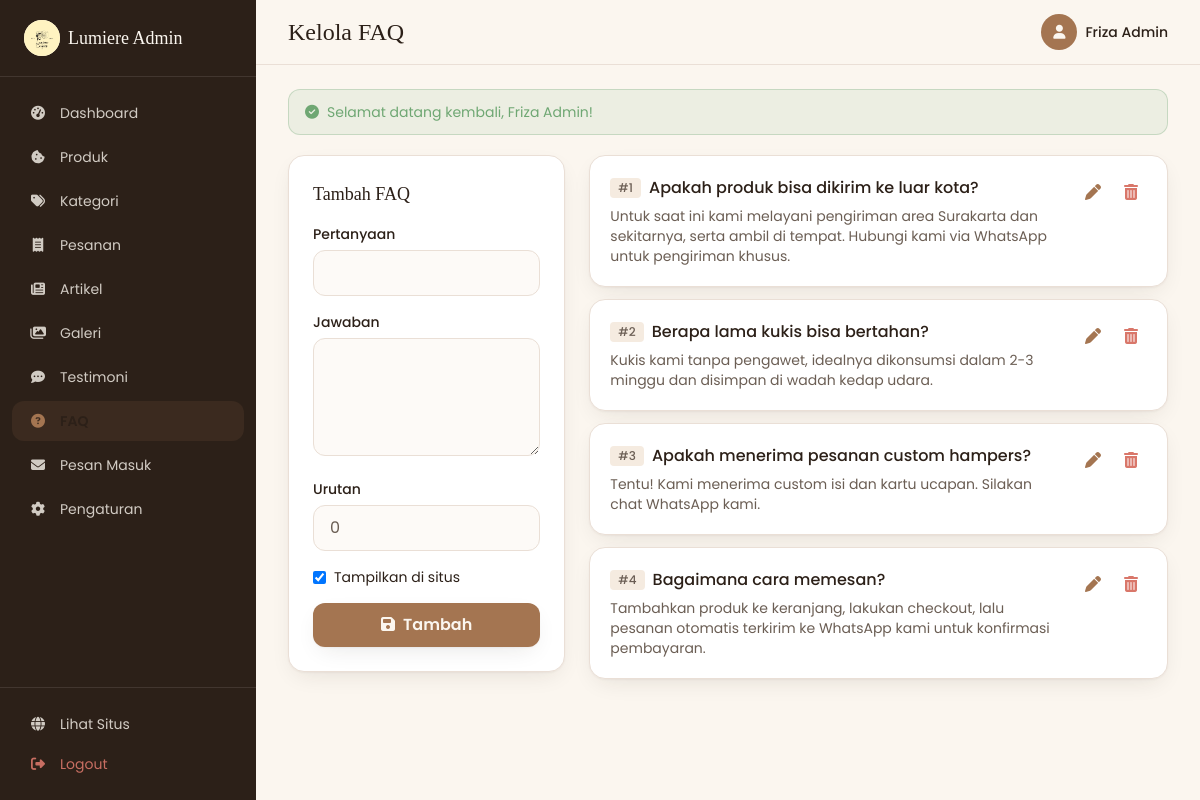
The page /index.php?page=admin/faqs (signed in) on the database its author committed.
### tables this page shows
CREATE TABLE faqs (
  id         INT AUTO_INCREMENT PRIMARY KEY,
  question   VARCHAR(255) NOT NULL,
  answer     VARCHAR(800) NOT NULL,
  sort_order INT NOT NULL DEFAULT 0,
  is_active  TINYINT(1) NOT NULL DEFAULT 1
);

### public/index.php (called while the page is built, shortened)
<?php
require __DIR__ . '/../src/config/database.php';
require __DIR__ . '/../src/includes/functions.php';
$routes = [
    'home'          => 'public/home.php',
    'catalog'       => 'public/catalog.php',
    'product'       => 'public/product.php',
    'cart'          => 'public/cart.php',
    'checkout'      => 'public/checkout.php',
    'order-success' => 'public/order_success.php',
    'articles'      => 'public/articles.php',
    'article'       => 'public/article.php',
    'contact'       => 'public/contact.php',
    'login'  => 'auth/login.php',
    'logout' => 'auth/logout.php',
    'api/cart' => 'api/cart.php',
    'admin'             => 'admin/dashboard.php',
    'admin/products'    => 'admin/products.php',
    'admin/categories'  => 'admin/categories.php',
    'admin/orders'      => 'admin/orders.php',
    'admin/order'       => 'admin/order_detail.php',
    'admin/export'      => 'admin/export_orders.php',
    'admin/testimonials'=> 'admin/testimonials.php',
    'admin/faqs'        => 'admin/faqs.php',
    'admin/articles'    => 'admin/articles.php',
    'admin/gallery'     => 'admin/gallery.php',
    'admin/messages'    => 'admin/messages.php',
    'admin/settings'    => 'admin/settings.php',
];
$page = $_GET['page'] ?? 'home';
$file = SRC_PATH . '/pages/' . $routes[$page];
require $file;

### src/includes/functions.php (called while the page is built, shortened)
<?php
function e($value): string
{
    return htmlspecialchars((string) ($value ?? ''), ENT_QUOTES, 'UTF-8');
}
function url(string $page = 'home', array $params = []): string
{
    $query = array_merge(['page' => $page], $params);
    return APP_BASE . '/index.php?' . http_build_query($query);
}
function asset(string $path): string
{
    return APP_BASE . '/assets/' . ltrim($path, '/');
}
function is_logged_in(): bool
{
    return !empty($_SESSION['admin_id']);
}
function current_admin(): ?array
{
    static $admin = null;
    if ($admin === null) {
        $stmt = db()->prepare('SELECT id, name, username, role FROM admins WHERE id = ?');
        $stmt->execute([$_SESSION['admin_id']]);
        $admin = $stmt->fetch() ?: null;
    }
    return $admin;
}
function get_flash(string $key): ?string
{
    if (!empty($_SESSION['flash'][$key])) {
        $msg = $_SESSION['flash'][$key];
        return $msg;
    }
    return null;
}

### src/config/database.php (called while the page is built, shortened)
<?php
if (!function_exists('env')) {
    function env(string $key, $default = null)
    {
        $val = getenv($key);
        return ($val === false || $val === '') ? $default : $val;
    }
}
function db(): PDO
{
    static $pdo = null;
    if ($pdo instanceof PDO) {
        return $pdo;
    }
    $host = env('DB_HOST', '127.0.0.1');
    $port = env('DB_PORT', '3306');
    $name = env('DB_NAME', 'lumiere_cookies');
    $user = env('DB_USER', 'root');
    $pass = env('DB_PASS', '');
    $dsn = "mysql:host={$host};port={$port};dbname={$name};charset=utf8mb4";
    try {
        $pdo = new PDO($dsn, $user, $pass, [
            PDO::ATTR_ERRMODE            => PDO::ERRMODE_EXCEPTION,
            PDO::ATTR_DEFAULT_FETCH_MODE => PDO::FETCH_ASSOC,
            PDO::ATTR_EMULATE_PREPARES   => false,
        ]);
    } catch (PDOException $e) {
        http_response_code(500);
        die(
            '<div style="font-family:sans-serif;max-width:560px;margin:80px auto;padding:24px;'
            . 'border:1px solid #EADFD6;border-radius:16px;background:#FFF8F2;color:#2F241F">'
            . '<h2 style="margin-top:0">Gagal terhubung ke database</h2>'
            . '<p>Pastikan MySQL berjalan dan file <code>.env</code> sudah diisi dengan benar '
            . '(DB_HOST, DB_NAME, DB_USER, DB_PASS), serta <code>schema.sql</code> &amp; '
            . '<code>seed.sql</code> sudah dijalankan.</p>'
            . '<p style="color:#D97A6C"><strong>Detail:</strong> ' . htmlspecialchars($e->getMessage()) . '</p>'
            . '</div>'
        );
    }
    return $pdo;
}

### src/pages/admin/faqs.php (the view, shortened to what this page needs)
<?php
$pageTitle = 'Kelola FAQ';
$adminPage = 'admin/faqs';
$pdo = db();
$edit = null;
$items = $pdo->query("SELECT * FROM faqs ORDER BY sort_order, id")->fetchAll();
require SRC_PATH . '/includes/admin_header.php';
?>
<div class="grid lg:grid-cols-3 gap-6">
  <div class="lg:col-span-1">
    <div class="bg-card border border-line rounded-2xl p-6 shadow-soft sticky top-24">
      <h2 class="font-display text-lg text-heading mb-4"><?= $edit ? 'Edit FAQ' : 'Tambah FAQ' ?></h2>
      <form method="post" action="<?= url('admin/faqs') ?>" class="space-y-4">
        <div>
          <label class="block text-sm font-medium text-heading mb-1.5">Pertanyaan</label>
          <input name="question" value="<?= e($edit['question'] ?? '') ?>" required class="field w-full rounded-xl border border-line bg-cream/50 px-4 py-2.5 focus:border-primary focus:ring-2 focus:ring-primary/20 outline-none transition">
        </div>
        <div>
          <label class="block text-sm font-medium text-heading mb-1.5">Jawaban</label>
          <textarea name="answer" rows="4" required class="field w-full rounded-xl border border-line bg-cream/50 px-4 py-2.5 focus:border-primary focus:ring-2 focus:ring-primary/20 outline-none transition"><?= e($edit['answer'] ?? '') ?></textarea>
        </div>
        <div>
          <label class="block text-sm font-medium text-heading mb-1.5">Urutan</label>
          <input name="sort_order" type="number" value="<?= (int) ($edit['sort_order'] ?? 0) ?>" class="field w-full rounded-xl border border-line bg-cream/50 px-4 py-2.5 focus:border-primary focus:ring-2 focus:ring-primary/20 outline-none transition">
        </div>
        <label class="flex items-center gap-2 text-sm text-heading cursor-pointer">
          <input type="checkbox" name="is_active" value="1" <?= ($edit['is_active'] ?? 1) ? 'checked' : '' ?> class="rounded border-line text-primary focus:ring-primary"> Tampilkan di situs
        </label>
        <div class="flex gap-2">
          <button type="submit" class="btn-primary flex-1 bg-primary hover:bg-hover text-cream font-semibold py-2.5 rounded-xl transition shadow-soft"><i class="fa-solid fa-floppy-disk mr-2"></i><?= $edit ? 'Simpan' : 'Tambah' ?></button>
        </div>
      </form>
    </div>
  </div>
  <div class="lg:col-span-2 space-y-3">
    <?php if (!$items): ?>
      <div class="bg-card border border-line rounded-2xl p-10 text-center text-body shadow-soft">Belum ada FAQ.</div>
    <?php else: foreach ($items as $f): ?>
    <div class="bg-card border border-line rounded-2xl p-5 shadow-soft">
      <div class="flex items-start justify-between gap-3">
        <div class="flex-1">
          <p class="font-medium text-heading flex items-center gap-2">
            <span class="text-xs text-body bg-muted px-2 py-0.5 rounded">#<?= (int) $f['sort_order'] ?></span>
            <?= e($f['question']) ?>
          </p>
          <p class="text-sm text-body mt-1.5"><?= e($f['answer']) ?></p>
        </div>
        <div class="flex items-center gap-1.5 shrink-0">
          <a href="<?= url('admin/faqs', ['id' => (int) $f['id']]) ?>" class="w-8 h-8 grid place-items-center rounded-lg hover:bg-primary/10 text-primary transition"><i class="fa-solid fa-pen"></i></a>
          <form method="post" action="<?= url('admin/faqs') ?>" class="js-delete inline" data-name="<?= e($f['question']) ?>">
            <button class="w-8 h-8 grid place-items-center rounded-lg hover:bg-danger/10 text-danger transition"><i class="fa-solid fa-trash-can"></i></button>
          </form>
        </div>
      </div>
    </div>
    <?php endforeach; endif; ?>
  </div>
</div>
<?php require SRC_PATH . '/includes/admin_footer.php'; ?>

### src/includes/admin_header.php (shortened to what this page needs)
<?php
$admin     = current_admin();
$adminPage = $adminPage ?? '';
$pageTitle = $pageTitle ?? 'Admin';
$menu = [
    ['admin',              'Dashboard',   'fa-gauge-high'],
    ['admin/products',     'Produk',      'fa-cookie-bite'],
    ['admin/categories',   'Kategori',    'fa-tags'],
    ['admin/orders',       'Pesanan',     'fa-receipt'],
    ['admin/articles',     'Artikel',     'fa-newspaper'],
    ['admin/gallery',      'Galeri',      'fa-images'],
    ['admin/testimonials', 'Testimoni',   'fa-comment-dots'],
    ['admin/faqs',         'FAQ',         'fa-circle-question'],
    ['admin/messages',     'Pesan Masuk', 'fa-envelope'],
    ['admin/settings',     'Pengaturan',  'fa-gear'],
];
$flashSuccess = get_flash('success');
?>
<!DOCTYPE html>
<html lang="id" class="scroll-smooth">
<head>
<script src="https://cdn.tailwindcss.com"></script>
<link rel="stylesheet" href="https://cdnjs.cloudflare.com/ajax/libs/font-awesome/6.5.2/css/all.min.css">
<link rel="stylesheet" href="<?= asset('css/style.css') ?>">
</head>
<body class="bg-cream text-body font-sans antialiased">
<div class="min-h-screen flex">
  <aside id="adminSidebar" class="fixed lg:sticky top-0 z-40 h-screen w-64 shrink-0 bg-heading text-cream/80 flex flex-col -translate-x-full lg:translate-x-0 transition-transform duration-300">
    <div class="px-6 py-5 border-b border-cream/10 flex items-center gap-2">
      <span class="grid place-items-center w-9 h-9 rounded-full bg-cream overflow-hidden"><img src="<?= asset('images/logo.png') ?>" alt="Lumiere" class="w-full h-full object-contain"></span>
      <span class="font-display text-lg text-cream">Lumiere Admin</span>
    </div>
    <nav class="flex-1 overflow-y-auto px-3 py-4 space-y-1">
      <?php foreach ($menu as [$key, $label, $icon]):
        $is = $adminPage === $key; ?>
        <a href="<?= url($key) ?>"
           class="admin-link flex items-center gap-3 px-4 py-2.5 rounded-xl text-sm transition <?= $is ? 'active bg-primary text-cream' : 'hover:bg-cream/10' ?>">
          <i class="fa-solid <?= $icon ?> w-5 text-center"></i><?= e($label) ?>
        </a>
      <?php endforeach; ?>
    </nav>
    <div class="px-3 py-4 border-t border-cream/10">
      <a href="<?= url('home') ?>" target="_blank" class="flex items-center gap-3 px-4 py-2.5 rounded-xl text-sm hover:bg-cream/10 transition">
        <i class="fa-solid fa-globe w-5 text-center"></i>Lihat Situs
      </a>
      <a href="<?= url('logout') ?>" class="flex items-center gap-3 px-4 py-2.5 rounded-xl text-sm text-danger/90 hover:bg-danger/15 transition">
        <i class="fa-solid fa-right-from-bracket w-5 text-center"></i>Logout
      </a>
    </div>
  </aside>
  <div class="flex-1 min-w-0 flex flex-col">
    <header class="sticky top-0 z-20 bg-cream/85 backdrop-blur border-b border-line">
      <div class="px-4 sm:px-6 lg:px-8 h-16 flex items-center justify-between gap-3">
        <div class="flex items-center gap-3">
          <h1 class="font-display text-xl sm:text-2xl text-heading"><?= e($pageTitle) ?></h1>
        </div>
        <div class="flex items-center gap-3">
          <span class="hidden sm:flex items-center gap-2 text-sm">
            <span class="w-9 h-9 grid place-items-center rounded-full bg-primary text-cream"><i class="fa-solid fa-user"></i></span>
            <span class="text-heading font-medium"><?= e($admin['name'] ?? 'Admin') ?></span>
          </span>
        </div>
      </div>
    </header>
    <main class="flex-1 px-4 sm:px-6 lg:px-8 py-6">
      <?php if ($flashSuccess): ?>
        <div class="mb-5 rounded-xl border border-success/30 bg-success/10 text-success px-4 py-3 text-sm">
          <i class="fa-solid fa-circle-check mr-2"></i><?= e($flashSuccess) ?>
        </div>
      <?php endif; ?>

### public/assets/css/style.css (style rules this page uses)
:root { --primary: #A47551; --hover: #8C6244; --line: #EADFD6; --heading: #2C2018; }
* { -webkit-tap-highlight-color: transparent; }
.btn-primary { position: relative; overflow: hidden; transition: transform .2s, box-shadow .3s, background-color .25s; }
.admin-link.active { background: rgba(164,117,81,.12); color: #2C2018; font-weight: 600; }
.admin-link.active i { color: #A47551; }
.field { transition: border-color .2s, box-shadow .2s; }

### rows shown on the page
faqs: sort_order "1", question "Apakah produk bisa dikirim ke luar kota?", answer "Untuk saat ini kami melayani pengiriman area Surakarta dan sekitarnya, serta ambil di tempat. Hubungi kami via WhatsApp untuk pengiriman khusus."
faqs: sort_order "2", question "Berapa lama kukis bisa bertahan?", answer "Kukis kami tanpa pengawet, idealnya dikonsumsi dalam 2-3 minggu dan disimpan di wadah kedap udara."
faqs: sort_order "3", question "Apakah menerima pesanan custom hampers?", answer "Tentu! Kami menerima custom isi dan kartu ucapan. Silakan chat WhatsApp kami."
faqs: sort_order "4", question "Bagaimana cara memesan?", answer "Tambahkan produk ke keranjang, lakukan checkout, lalu pesanan otomatis terkirim ke WhatsApp kami untuk konfirmasi pembayaran."

### other values the page prints
$label "Dashboard"
$label "Produk"
$label "Kategori"
$label "Pesanan"
$label "Artikel"
$label "Galeri"
$label "Testimoni"
$label "Pesan Masuk"
$label "Pengaturan"
$pageTitle "Kelola FAQ"
$admin['name'] "Friza Admin"
$flashSuccess "Selamat datang kembali, Friza Admin!"
